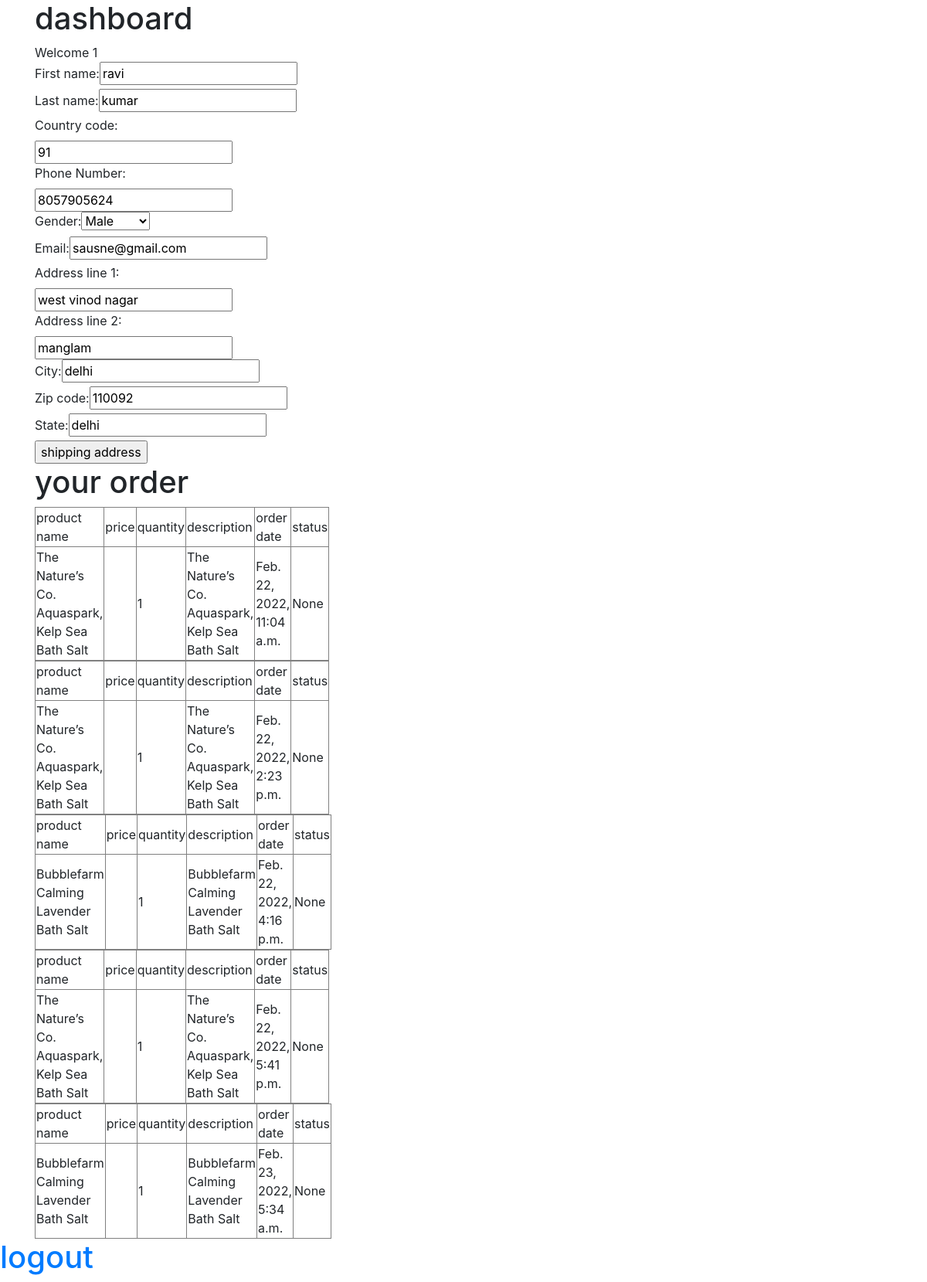
The app's page /dashboard/ (signed in) with its own data.
### customer/models.py (models this page shows, shortened)
class Customer(AbstractUser):
    username=None
    email=models.EmailField()
    first_name=models.CharField(max_length=100)
    last_name=models.CharField(max_length=100)
    password=models.CharField(max_length=200)
    phone_number=IntegerField( unique=True, verbose_name='Phone Number', blank=False, help_text='Enter 10 digits phone number')
    is_verified=models.BooleanField(default=False)
    last_login=models.DateTimeField(null=True, blank=True)
    last_logout=models.DateTimeField(null=True, blank=True)
    country_code=models.IntegerField(default=91)
    gender=models.CharField(max_length=15,choices=(("Male","Male"),("Female","Female"),("Others","Others")))
    address_line_1=models.CharField(max_length=200)
    address_line_2=models.CharField(max_length=200)
    profile_pic=models.ImageField(upload_to='customer/profile_image')
    otp=models.CharField(max_length=200)
    city=models.CharField(max_length=100)
    state=models.CharField(max_length=100)
    zip_code=models.CharField(max_length=100)
    is_user_blocked=models.BooleanField(default=False)
    date_joined=models.DateTimeField(verbose_name='date joined', auto_now_add=True)
    USERNAME_FIELD = "phone_number"
    REQUIRED_FIELDS=[]
    objects=CustomerManager()
    def __str__(self):
        return str(self.id)

class Shopping_order(models.Model):
    customer=models.ForeignKey(Customer,on_delete=models.CASCADE)
    date_created=models.DateTimeField(verbose_name='date joined', auto_now_add=True)
    product_id=models.ForeignKey(Product, blank=True, null=True, on_delete=models.CASCADE,related_name="order")
    status=models.CharField(max_length=100,null=True,blank=True)

class Product(models.Model):
    name=models.CharField(max_length=100)
    product_type=models.ForeignKey(Product_type,on_delete=models.DO_NOTHING,null=True,blank=True)
    brand=models.ForeignKey(Brand,on_delete=models.CASCADE)
    sub_brand=models.ForeignKey(Subbrand,on_delete=models.DO_NOTHING,null=True,blank=True)
    category=models.ForeignKey(Category,on_delete=models.DO_NOTHING)
    subcategory=models.ForeignKey(Sub_category,on_delete=models.DO_NOTHING)
    concern=models.ForeignKey(Concern,on_delete=models.DO_NOTHING)
    subconcern=models.ForeignKey(Sub_concern,on_delete=models.DO_NOTHING)
    type=models.ForeignKey(Type,on_delete=models.DO_NOTHING)
    subtype_id=models.ForeignKey(Sub_type,on_delete=models.DO_NOTHING)
    ingrediant=models.ForeignKey(Ingrediant,on_delete=models.DO_NOTHING)
    subingrediant=models.ForeignKey(Sub_ingrediant,on_delete=models.DO_NOTHING)
    weight=models.CharField(max_length=200)
    sku=models.CharField(max_length=100)
    barcode=models.CharField(max_length=200)
    hsn=models.CharField(max_length=200)
    color_id=models.ManyToManyField(Product_colors)
    description=models.CharField(max_length=400)
    image1=models.ImageField(upload_to="product/image")
    image2=models.ImageField(upload_to="product/image",default="product.jpg")
    image3=models.ImageField(upload_to="product/image",default="product.jpg")
    image4=models.ImageField(upload_to="product/image",default="product.jpg")
    image5=models.ImageField(upload_to="product/image",default="product.jpg")
    image6=models.ImageField(upload_to="product/image",default="product.jpg")
    currency=models.CharField(max_length=100,choices=currency,null=True,blank=True)
    quantity=models.IntegerField()
    gst_slab=models.CharField(max_length=200,choices=slab_list)
    seller_id=models.ForeignKey(seller_model.Seller,on_delete=models.CASCADE)
    date_created=models.DateTimeField(verbose_name='date joined', auto_now_add=True)

### customer/views.py (the view, shortened to what this page needs)
# urls.py: path("dashboard/",customer_views.dashboard,name="customer_dashboard"),
def dashboard(request):
    try:
        if request.method != 'POST':
            user=request.user
            o=list(customer_model.Shopping_order.objects.filter(customer=user))
            f=customer_forms.Dashboard(instance=user)
            return render(request,"dashboard.html",{"form":f,"order":o,"user":user})
    except TypeError:
        return redirect('home')

### customer/forms.py
class Dashboard(forms.ModelForm):
     class Meta:
            model=customer_model.Customer
            fields=["first_name","last_name","country_code","phone_number","gender","email","address_line_1","address_line_2","city","zip_code","state"]

### customer/templates/dashboard.html (shortened to what this page needs)
{% extends "base.html" %}
{% block content %}
<div class="container">
    <div class="row">
        <div class="col-4">
<h1>dashboard</h1>
Welcome {{user}}
<form method="POST" novalidate>
    {% for f in form %}
    <div>{{f.label_tag}}{{f}}</div>
    {% endfor %}
    <input type="submit" value="shipping address">
</form>
<h1>your order</h1>
{% for o in order %}
<table border="1">
    <tr>
        <td>product name</td>
        <td>price</td>
        <td>quantity</td>
        <td>description</td>
        <td>order date</td>
        <td>status</td>
    </tr>
    <tr>
    <td>
        {{o.product_id.name}} </td>
       <td> {{o.product_id.price}}</td>
       <td> {{o.product_id.quantity}}</td>
       <td> {{o.product_id.description}}</td>
       <td> {{o.date_created}}</td>
       <td> {{o.status}}</td>
        </tr>
</table>
{%  endfor %}
        </div>
    </div>
</div>
<h1><a href="{% url 'logout' %}"> logout</a></h1>
{% endblock %}

### records on screen
Customer: id "1", form "ravi" "kumar" "91" "8057905624" "Male" "sausne@gmail.com" "west vinod nagar" "manglam" "delhi" "110092" "delhi"
Shopping_order: product_id.name "The Nature’s Co. Aquaspark, Kelp Sea Bath Salt", product_id.quantity "1", product_id.description "The Nature’s Co. Aquaspark, Kelp Sea Bath Salt", date_created "Feb. 22, 2022, 11:04 a.m.", status "None"
Shopping_order: product_id.name "The Nature’s Co. Aquaspark, Kelp Sea Bath Salt", product_id.quantity "1", product_id.description "The Nature’s Co. Aquaspark, Kelp Sea Bath Salt", date_created "Feb. 22, 2022, 2:23 p.m.", status "None"
Shopping_order: product_id.name "Bubblefarm Calming Lavender Bath Salt", product_id.quantity "1", product_id.description "Bubblefarm Calming Lavender Bath Salt", date_created "Feb. 22, 2022, 4:16 p.m.", status "None"
Shopping_order: product_id.name "The Nature’s Co. Aquaspark, Kelp Sea Bath Salt", product_id.quantity "1", product_id.description "The Nature’s Co. Aquaspark, Kelp Sea Bath Salt", date_created "Feb. 22, 2022, 5:41 p.m.", status "None"
Shopping_order: product_id.name "Bubblefarm Calming Lavender Bath Salt", product_id.quantity "1", product_id.description "Bubblefarm Calming Lavender Bath Salt", date_created "Feb. 23, 2022, 5:34 a.m.", status "None"

### other values on screen
{{ f.label_tag }} "First name:" "Last name:" "Country code:" "Phone Number:" "Gender:" "Email:" "Address line 1:" "Address line 2:" "City:" "Zip code:" "State:"
